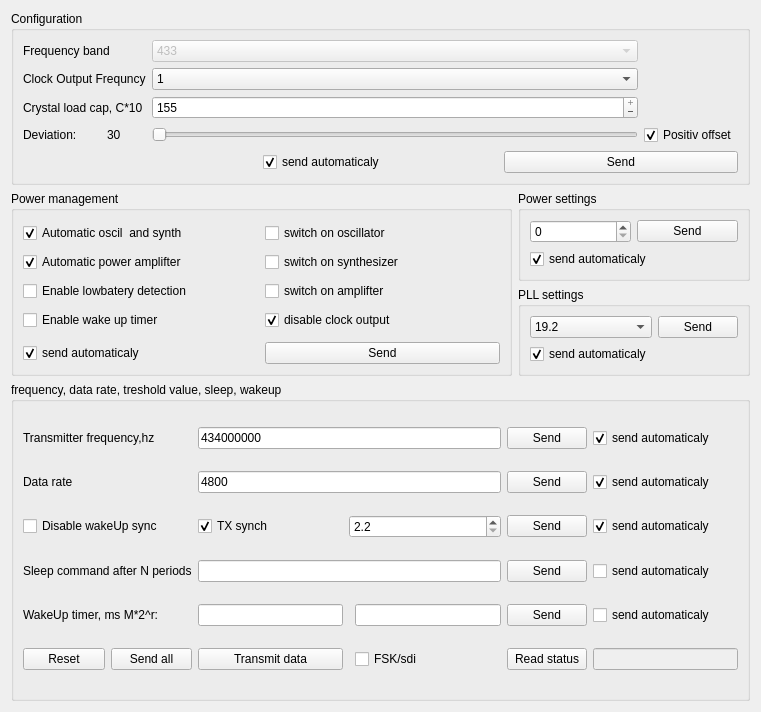
<?xml version="1.0" encoding="UTF-8"?>
<ui version="4.0">
 <class>TransmitterControlPanel</class>
 <widget class="QWidget" name="TransmitterControlPanel">
  <property name="geometry">
   <rect>
    <x>0</x>
    <y>0</y>
    <width>761</width>
    <height>712</height>
   </rect>
  </property>
  <property name="windowTitle">
   <string>Form</string>
  </property>
  <layout class="QGridLayout" name="gridLayout_2">
   <item row="1" column="1">
    <widget class="QGroupBox" name="groupBox_4">
     <property name="title">
      <string>frequency, data rate, treshold value, sleep, wakeup</string>
     </property>
     <layout class="QGridLayout" name="gridLayout_8">
      <item row="2" column="0" colspan="2">
       <widget class="QCheckBox" name="checkBox_disableWakeUpSync">
        <property name="text">
         <string>Disable wakeUp sync</string>
        </property>
        <property name="checked">
         <bool>false</bool>
        </property>
       </widget>
      </item>
      <item row="0" column="0" colspan="2">
       <widget class="QLabel" name="label_5">
        <property name="text">
         <string>Transmitter frequency,hz</string>
        </property>
       </widget>
      </item>
      <item row="5" column="2">
       <widget class="QPushButton" name="but_transmit_data">
        <property name="text">
         <string>Transmit data</string>
        </property>
       </widget>
      </item>
      <item row="1" column="0" colspan="2">
       <widget class="QLabel" name="label_6">
        <property name="text">
         <string>Data rate</string>
        </property>
       </widget>
      </item>
      <item row="5" column="5">
       <widget class="QPushButton" name="but_read_status">
        <property name="text">
         <string>Read status</string>
        </property>
       </widget>
      </item>
      <item row="4" column="0" colspan="2">
       <widget class="QLabel" name="label_9">
        <property name="text">
         <string>WakeUp timer, ms M*2^r:</string>
        </property>
       </widget>
      </item>
      <item row="2" column="3" colspan="2">
       <widget class="QDoubleSpinBox" name="treshold">
        <property name="decimals">
         <number>1</number>
        </property>
        <property name="minimum">
         <double>2.200000000000000</double>
        </property>
        <property name="maximum">
         <double>5.300000000000000</double>
        </property>
        <property name="singleStep">
         <double>0.100000000000000</double>
        </property>
       </widget>
      </item>
      <item row="0" column="5">
       <widget class="QPushButton" name="but_send_work_freq">
        <property name="text">
         <string>Send</string>
        </property>
       </widget>
      </item>
      <item row="3" column="5">
       <widget class="QPushButton" name="but_send_sleep">
        <property name="text">
         <string>Send</string>
        </property>
       </widget>
      </item>
      <item row="1" column="5">
       <widget class="QPushButton" name="but_send_datarate">
        <property name="text">
         <string>Send</string>
        </property>
       </widget>
      </item>
      <item row="4" column="6">
       <widget class="QCheckBox" name="checkBox_send_auto_wakeup">
        <property name="text">
         <string>send automaticaly</string>
        </property>
        <property name="checked">
         <bool>false</bool>
        </property>
       </widget>
      </item>
      <item row="3" column="6">
       <widget class="QCheckBox" name="checkBox_send_auto_sleep_periods">
        <property name="text">
         <string>send automaticaly</string>
        </property>
        <property name="checked">
         <bool>false</bool>
        </property>
       </widget>
      </item>
      <item row="4" column="5">
       <widget class="QPushButton" name="but_send_wake">
        <property name="text">
         <string>Send</string>
        </property>
       </widget>
      </item>
      <item row="4" column="4">
       <widget class="QLineEdit" name="lineEdit_wakeUp_pow"/>
      </item>
      <item row="1" column="2" colspan="3">
       <widget class="QLineEdit" name="lineEdit_data_rate">
        <property name="text">
         <string>4800</string>
        </property>
        <property name="maxLength">
         <number>6</number>
        </property>
       </widget>
      </item>
      <item row="0" column="2" colspan="3">
       <widget class="QLineEdit" name="lineEdit_work_freq">
        <property name="text">
         <string>434000000</string>
        </property>
       </widget>
      </item>
      <item row="2" column="2">
       <widget class="QCheckBox" name="checkBox_en_tx">
        <property name="text">
         <string>TX synch</string>
        </property>
        <property name="checked">
         <bool>true</bool>
        </property>
       </widget>
      </item>
      <item row="4" column="2">
       <widget class="QLineEdit" name="lineEdit_wakeUp_mantis"/>
      </item>
      <item row="0" column="6">
       <widget class="QCheckBox" name="checkBox_send_auto_work_freq">
        <property name="text">
         <string>send automaticaly</string>
        </property>
        <property name="checked">
         <bool>true</bool>
        </property>
       </widget>
      </item>
      <item row="2" column="6">
       <widget class="QCheckBox" name="checkBox_send_auto_treshold">
        <property name="text">
         <string>send automaticaly</string>
        </property>
        <property name="checked">
         <bool>true</bool>
        </property>
       </widget>
      </item>
      <item row="3" column="2" colspan="3">
       <widget class="QLineEdit" name="lineEdit_sleep_periods"/>
      </item>
      <item row="1" column="6">
       <widget class="QCheckBox" name="checkBox_send_auto_data_rate">
        <property name="text">
         <string>send automaticaly</string>
        </property>
        <property name="checked">
         <bool>true</bool>
        </property>
       </widget>
      </item>
      <item row="2" column="5">
       <widget class="QPushButton" name="but_send_tx_dwake_treshold">
        <property name="text">
         <string>Send</string>
        </property>
       </widget>
      </item>
      <item row="3" column="0" colspan="2">
       <widget class="QLabel" name="label_8">
        <property name="text">
         <string>Sleep command after N periods</string>
        </property>
       </widget>
      </item>
      <item row="5" column="4">
       <widget class="QCheckBox" name="checkBox_FSK">
        <property name="text">
         <string>FSK/sdi</string>
        </property>
       </widget>
      </item>
      <item row="5" column="6">
       <widget class="QLineEdit" name="lineEdit_status">
        <property name="enabled">
         <bool>false</bool>
        </property>
       </widget>
      </item>
      <item row="5" column="1">
       <widget class="QPushButton" name="but_send_all">
        <property name="text">
         <string>Send all</string>
        </property>
       </widget>
      </item>
      <item row="5" column="0">
       <widget class="QPushButton" name="but_reset">
        <property name="text">
         <string>Reset</string>
        </property>
       </widget>
      </item>
     </layout>
    </widget>
   </item>
   <item row="0" column="1">
    <layout class="QGridLayout" name="gridLayout">
     <item row="2" column="3">
      <widget class="QGroupBox" name="groupBox_3">
       <property name="title">
        <string>PLL settings</string>
       </property>
       <layout class="QGridLayout" name="gridLayout_7">
        <item row="0" column="0">
         <widget class="QComboBox" name="comboBox_PLL">
          <item>
           <property name="text">
            <string>19.2</string>
           </property>
          </item>
          <item>
           <property name="text">
            <string>38.4</string>
           </property>
          </item>
          <item>
           <property name="text">
            <string>68.9</string>
           </property>
          </item>
          <item>
           <property name="text">
            <string>115.2</string>
           </property>
          </item>
         </widget>
        </item>
        <item row="0" column="1">
         <widget class="QPushButton" name="but_send_pll">
          <property name="text">
           <string>Send</string>
          </property>
         </widget>
        </item>
        <item row="2" column="0">
         <widget class="QCheckBox" name="checkBox_send_auto_pll">
          <property name="text">
           <string>send automaticaly</string>
          </property>
          <property name="checked">
           <bool>true</bool>
          </property>
         </widget>
        </item>
       </layout>
      </widget>
     </item>
     <item row="0" column="0" colspan="4">
      <widget class="QGroupBox" name="groupBox_2">
       <property name="title">
        <string>Configuration</string>
       </property>
       <layout class="QGridLayout" name="gridLayout_4">
        <item row="0" column="0" colspan="3">
         <layout class="QGridLayout" name="gridLayout_3">
          <item row="3" column="4">
           <widget class="QCheckBox" name="checkbox_deviation_sign">
            <property name="text">
             <string>Positiv offset</string>
            </property>
            <property name="checked">
             <bool>true</bool>
            </property>
           </widget>
          </item>
          <item row="1" column="3">
           <widget class="QComboBox" name="clockOutput">
            <item>
             <property name="text">
              <string>1</string>
             </property>
            </item>
            <item>
             <property name="text">
              <string>1.25</string>
             </property>
            </item>
            <item>
             <property name="text">
              <string>1.66</string>
             </property>
            </item>
            <item>
             <property name="text">
              <string>2</string>
             </property>
            </item>
            <item>
             <property name="text">
              <string>2.5</string>
             </property>
            </item>
            <item>
             <property name="text">
              <string>3.33</string>
             </property>
            </item>
            <item>
             <property name="text">
              <string>5</string>
             </property>
            </item>
            <item>
             <property name="text">
              <string>10</string>
             </property>
            </item>
           </widget>
          </item>
          <item row="3" column="0" colspan="2">
           <widget class="QLabel" name="label_4">
            <property name="text">
             <string>Deviation:</string>
            </property>
           </widget>
          </item>
          <item row="3" column="3">
           <widget class="QSlider" name="deviation_value">
            <property name="minimum">
             <number>30</number>
            </property>
            <property name="maximum">
             <number>210</number>
            </property>
            <property name="singleStep">
             <number>30</number>
            </property>
            <property name="pageStep">
             <number>60</number>
            </property>
            <property name="value">
             <number>30</number>
            </property>
            <property name="orientation">
             <enum>Qt::Horizontal</enum>
            </property>
           </widget>
          </item>
          <item row="0" column="3">
           <widget class="QComboBox" name="band">
            <property name="enabled">
             <bool>false</bool>
            </property>
            <item>
             <property name="text">
              <string>433</string>
             </property>
            </item>
            <item>
             <property name="text">
              <string>868</string>
             </property>
            </item>
            <item>
             <property name="text">
              <string>915</string>
             </property>
            </item>
           </widget>
          </item>
          <item row="2" column="3">
           <widget class="QSpinBox" name="crystalLoadCapasitance">
            <property name="readOnly">
             <bool>false</bool>
            </property>
            <property name="buttonSymbols">
             <enum>QAbstractSpinBox::PlusMinus</enum>
            </property>
            <property name="minimum">
             <number>85</number>
            </property>
            <property name="maximum">
             <number>155</number>
            </property>
            <property name="singleStep">
             <number>5</number>
            </property>
            <property name="value">
             <number>155</number>
            </property>
           </widget>
          </item>
          <item row="3" column="2">
           <widget class="QLabel" name="label_deviation">
            <property name="text">
             <string>30</string>
            </property>
           </widget>
          </item>
          <item row="2" column="0" colspan="3">
           <widget class="QLabel" name="label_3">
            <property name="text">
             <string>Crystal load cap, C*10</string>
            </property>
           </widget>
          </item>
          <item row="1" column="0" colspan="3">
           <widget class="QLabel" name="label_2">
            <property name="text">
             <string>Clock Output Frequncy</string>
            </property>
           </widget>
          </item>
          <item row="0" column="0" colspan="3">
           <widget class="QLabel" name="label">
            <property name="text">
             <string>Frequency band</string>
            </property>
           </widget>
          </item>
         </layout>
        </item>
        <item row="1" column="2">
         <widget class="QPushButton" name="but_send_conf">
          <property name="text">
           <string>Send</string>
          </property>
         </widget>
        </item>
        <item row="1" column="1">
         <widget class="QCheckBox" name="checkbox_auto_conf">
          <property name="text">
           <string>send automaticaly</string>
          </property>
          <property name="checked">
           <bool>true</bool>
          </property>
         </widget>
        </item>
       </layout>
      </widget>
     </item>
     <item row="1" column="3">
      <widget class="QGroupBox" name="groupBox_5">
       <property name="title">
        <string>Power settings</string>
       </property>
       <layout class="QVBoxLayout" name="verticalLayout_2">
        <item>
         <layout class="QHBoxLayout" name="horizontalLayout">
          <item>
           <widget class="QSpinBox" name="spinBox_power">
            <property name="maximum">
             <number>21</number>
            </property>
            <property name="singleStep">
             <number>3</number>
            </property>
            <property name="value">
             <number>0</number>
            </property>
           </widget>
          </item>
          <item>
           <widget class="QPushButton" name="but_send_pow">
            <property name="text">
             <string>Send</string>
            </property>
           </widget>
          </item>
         </layout>
        </item>
        <item>
         <widget class="QCheckBox" name="checkBox_send_auto_pow">
          <property name="text">
           <string>send automaticaly</string>
          </property>
          <property name="checked">
           <bool>true</bool>
          </property>
         </widget>
        </item>
       </layout>
      </widget>
     </item>
     <item row="1" column="0" rowspan="2" colspan="3">
      <widget class="QGroupBox" name="groupBox">
       <property name="title">
        <string>Power management</string>
       </property>
       <layout class="QGridLayout" name="gridLayout_6">
        <item row="5" column="1">
         <widget class="QPushButton" name="but_send_pow_man">
          <property name="text">
           <string>Send</string>
          </property>
         </widget>
        </item>
        <item row="5" column="0">
         <widget class="QCheckBox" name="checkBox_send_auto_power_man">
          <property name="text">
           <string>send automaticaly</string>
          </property>
          <property name="checked">
           <bool>true</bool>
          </property>
         </widget>
        </item>
        <item row="1" column="0" rowspan="4" colspan="2">
         <layout class="QGridLayout" name="gridLayout_5">
          <item row="0" column="0">
           <widget class="QCheckBox" name="checkbox_auto_oscil_synth">
            <property name="text">
             <string>Automatic oscil  and synth</string>
            </property>
            <property name="checked">
             <bool>true</bool>
            </property>
           </widget>
          </item>
          <item row="1" column="0">
           <widget class="QCheckBox" name="checkbox_auto_power_apl">
            <property name="text">
             <string>Automatic power amplifter</string>
            </property>
            <property name="checked">
             <bool>true</bool>
            </property>
           </widget>
          </item>
          <item row="2" column="1">
           <widget class="QCheckBox" name="checkBox_on_amplifter">
            <property name="text">
             <string>switch on amplifter</string>
            </property>
           </widget>
          </item>
          <item row="0" column="1">
           <widget class="QCheckBox" name="checkBox_on_oscil">
            <property name="text">
             <string>switch on oscillator</string>
            </property>
           </widget>
          </item>
          <item row="1" column="1">
           <widget class="QCheckBox" name="checkBox_on_synth">
            <property name="text">
             <string>switch on synthesizer</string>
            </property>
           </widget>
          </item>
          <item row="2" column="0">
           <widget class="QCheckBox" name="checkbox_enLowBtatery">
            <property name="text">
             <string>Enable lowbatery detection</string>
            </property>
           </widget>
          </item>
          <item row="3" column="0">
           <widget class="QCheckBox" name="checkbox_en_wakeUp">
            <property name="text">
             <string>Enable wake up timer</string>
            </property>
           </widget>
          </item>
          <item row="3" column="1">
           <widget class="QCheckBox" name="checkBox_disable_clock_output">
            <property name="text">
             <string>disable clock output</string>
            </property>
            <property name="checked">
             <bool>true</bool>
            </property>
           </widget>
          </item>
         </layout>
        </item>
       </layout>
      </widget>
     </item>
    </layout>
   </item>
  </layout>
 </widget>
 <resources/>
 <connections/>
</ui>
